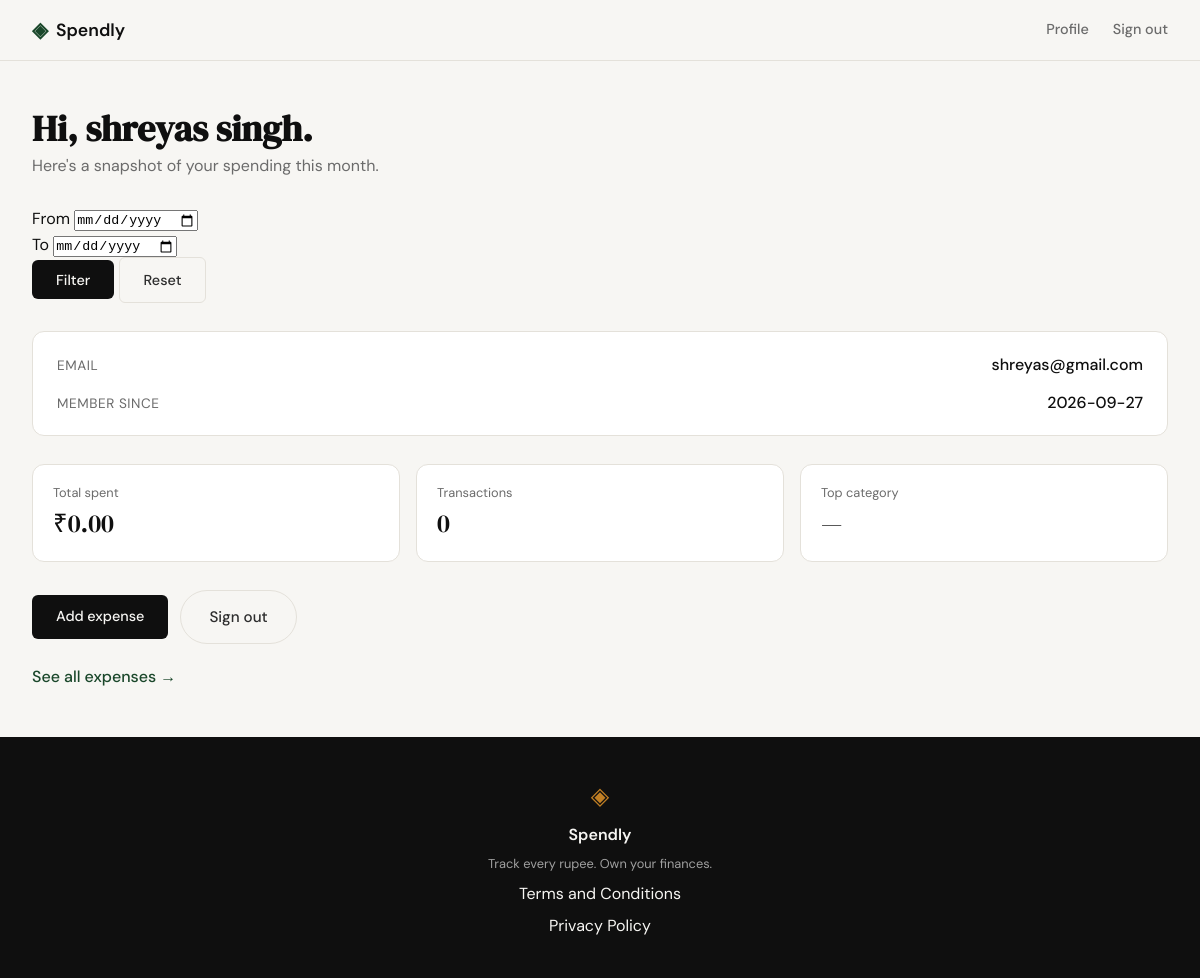
Page /profile (signed in) on the earlier database version.
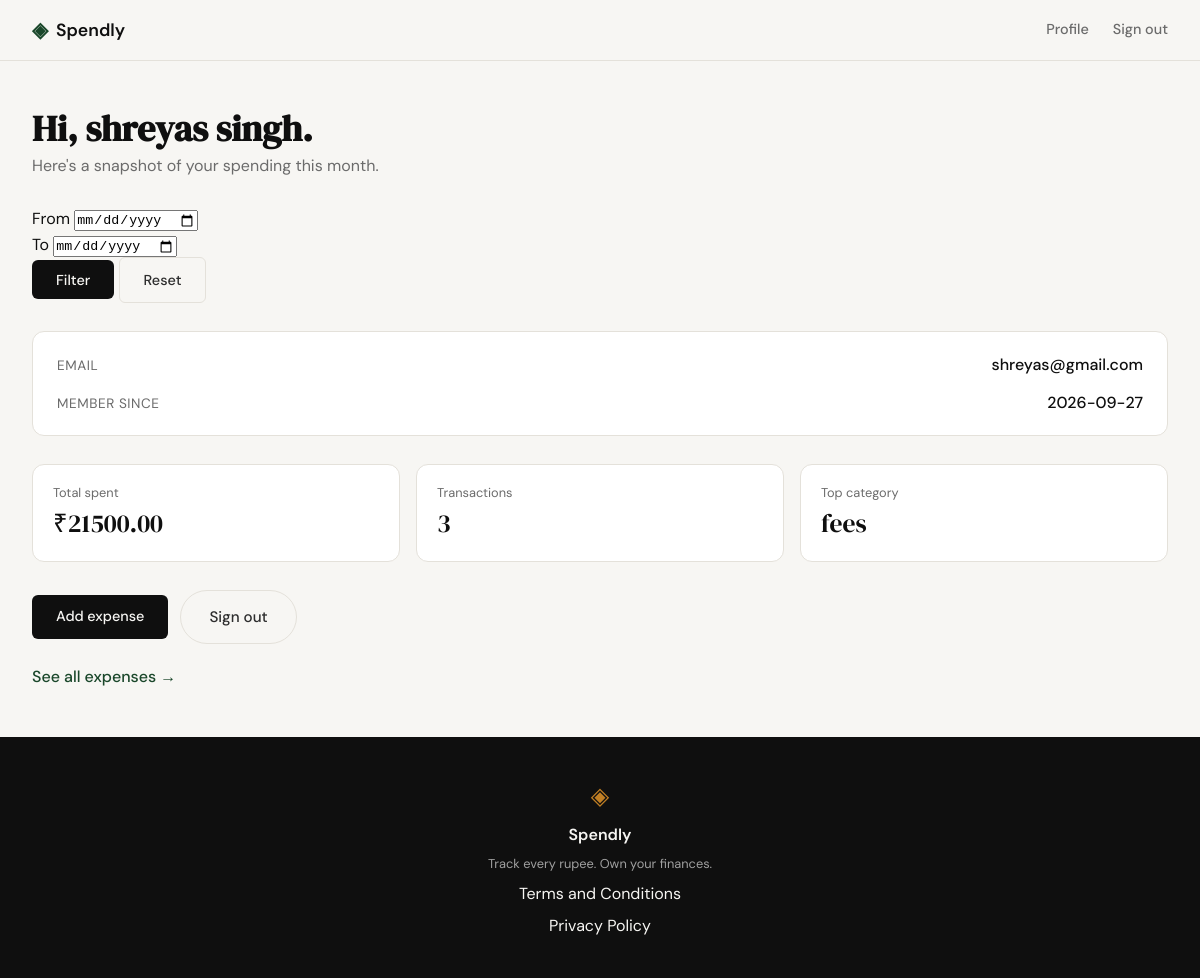
Same page on the later database version.
### tables this page shows
CREATE TABLE expenses (
            id          INTEGER PRIMARY KEY AUTOINCREMENT,
            user_id     INTEGER NOT NULL,
            amount      REAL    NOT NULL,
            category    TEXT    NOT NULL,
            date        TEXT    NOT NULL,
            description TEXT,
            created_at  TEXT    DEFAULT (datetime('now')),
            FOREIGN KEY (user_id) REFERENCES users (id) ON DELETE CASCADE
        );

### app.py (the view)
@app.route("/profile")
def profile():
    if session.get("user_id") is None:
        return redirect(url_for("login"))
    user = find_user_by_id(session["user_id"])
    if user is None:
        session.clear()
        return redirect(url_for("login"))
    start_date = request.args.get("start_date")
    end_date = request.args.get("end_date")
    if start_date:
        try:
            date.fromisoformat(start_date)
        except ValueError:
            start_date = None
    if end_date:
        try:
            date.fromisoformat(end_date)
        except ValueError:
            end_date = None
    summary = get_expense_summary(user["id"], start_date, end_date)
    return render_template(
        "profile.html",
        user=user,
        summary=summary,
        start_date=start_date,
        end_date=end_date,
    )

### database/db.py (called while the page is built)
def get_db() -> sqlite3.Connection:
    if "db" not in g:
        conn = sqlite3.connect(
            current_app.config["DATABASE"],
            detect_types=sqlite3.PARSE_DECLTYPES,
        )
        conn.row_factory = sqlite3.Row
        conn.execute("PRAGMA foreign_keys = ON")
        g.db = conn
    return g.db

def find_user_by_id(user_id: int) -> sqlite3.Row | None:
    db = get_db()
    return db.execute(
        "SELECT id, name, email, created_at FROM users WHERE id = ? LIMIT 1",
        (user_id,),
    ).fetchone()

### templates/profile.html (shortened to what this page needs)
{% extends "base.html" %}
{% block content %}
<section class="profile-section">
    <div class="profile-container">
        <header class="profile-header">
            <h1 class="profile-title">Hi, {{ user["name"] }}.</h1>
            <p class="profile-subtitle">
                {% if start_date and end_date %}
                    Spending from {{ start_date }} to {{ end_date }}.
                {% else %}
                    Here's a snapshot of your spending this month.
                {% endif %}
            </p>
        </header>
        <div class="profile-filter">
            <form method="GET" action="{{ url_for('profile') }}" class="filter-form">
                <div class="filter-group">
                    <label for="start_date">From</label>
                    <input type="date" id="start_date" name="start_date" value="{{ start_date or '' }}">
                </div>
                <div class="filter-group">
                    <label for="end_date">To</label>
                    <input type="date" id="end_date" name="end_date" value="{{ end_date or '' }}">
                </div>
                <div class="filter-actions">
                    <button type="submit" class="btn-primary">Filter</button>
                    <a href="{{ url_for('profile') }}" class="btn-ghost">Reset</a>
                </div>
            </form>
        </div>
        <div class="profile-card">
            <div class="profile-card-row">
                <span class="profile-card-label">Email</span>
                <span class="profile-card-value">{{ user["email"] }}</span>
            </div>
            <div class="profile-card-row">
                <span class="profile-card-label">Member since</span>
                <span class="profile-card-value">{{ user["created_at"][:10] }}</span>
            </div>
        </div>
        <div class="profile-kpis">
            <div class="kpi-tile">
                <div class="kpi-label">Total spent</div>
                <div class="kpi-value">₹{{ "%.2f"|format(summary["total"]) }}</div>
            </div>
            <div class="kpi-tile">
                <div class="kpi-label">Transactions</div>
                <div class="kpi-value">{{ summary["count"] }}</div>
            </div>
            <div class="kpi-tile">
                <div class="kpi-label">Top category</div>
                <div class="kpi-value">
                    {{ summary["top_category"] if summary["top_category"] else "—" }}
                </div>
            </div>
        </div>
        <div class="profile-actions">
            <a href="{{ url_for('add_expense') }}" class="btn-primary">Add expense</a>
            <a href="{{ url_for('logout') }}" class="btn-ghost btn-pill">Sign out</a>
        </div>
        <p class="profile-subtitle profile-subtitle-link">
            <a href="{{ url_for('expenses') }}">See all expenses →</a>
        </p>
    </div>
</section>
{% endblock %}

Differences in the rows shown:
added expenses: category "fees"
Other differences:
{{ "%.2f"|format(summary["total"]) }}: "0.00" → "21500.00"
{{ summary["count"] }}: "0" → "3"
{{ summary["top_category"] if summary["top_category"] else "—" }}: "—" → (not shown)
